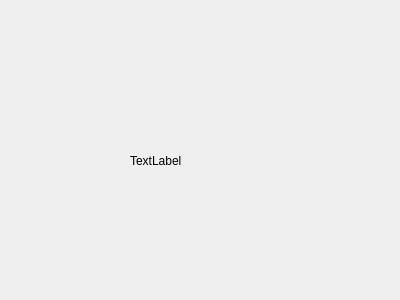
<?xml version="1.0" encoding="UTF-8"?>
<ui version="4.0">
 <class>Balance</class>
 <widget class="QDialog" name="Balance">
  <property name="geometry">
   <rect>
    <x>0</x>
    <y>0</y>
    <width>400</width>
    <height>300</height>
   </rect>
  </property>
  <property name="windowTitle">
   <string>Dialog</string>
  </property>
  <widget class="QLabel" name="label">
   <property name="geometry">
    <rect>
     <x>130</x>
     <y>130</y>
     <width>131</width>
     <height>61</height>
    </rect>
   </property>
   <property name="text">
    <string>TextLabel</string>
   </property>
  </widget>
 </widget>
 <resources/>
 <connections/>
</ui>
